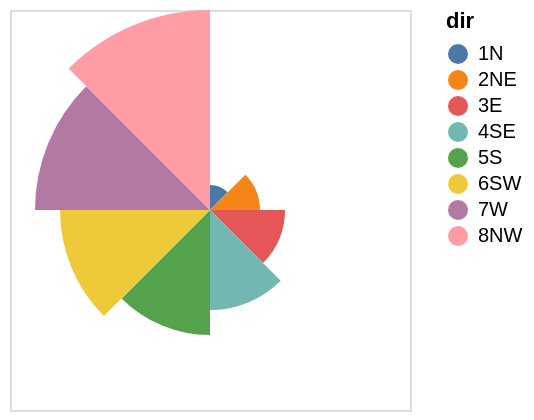

Source (Vega-Lite JSON):
### Vega specification from a JSON file in a GitHub repository (floating-point values rounded to 4 significant figures)
{"$schema": "https://vega.github.io/schema/vega/v5.json", "background": "white", "padding": 5, "width": 200, "height": 200, "style": "cell", "data": [{"name": "source_0", "values": [{"dir": "1N", "strength": 1}, {"dir": "2NE", "strength": 2}, {"dir": "3E", "strength": 3}, {"dir": "4SE", "strength": 4}, {"dir": "5S", "strength": 5}, {"dir": "6SW", "strength": 6}, {"dir": "7W", "strength": 7}, {"dir": "8NW", "strength": 8}]}, {"name": "data_0", "source": "source_0", "transform": [{"type": "filter", "expr": "isValid(datum[\"strength\"]) && isFinite(+datum[\"strength\"])"}]}], "marks": [{"name": "marks", "type": "arc", "style": ["arc"], "from": {"data": "data_0"}, "encode": {"update": {"fill": {"scale": "color", "field": "dir"}, "description": {"signal": "\"dir: \" + (isValid(datum[\"dir\"]) ? datum[\"dir\"] : \"\"+datum[\"dir\"]) + \"; strength: \" + (format(datum[\"strength\"], \"\"))"}, "x": {"signal": "width", "mult": 0.5}, "y": {"signal": "height", "mult": 0.5}, "outerRadius": {"scale": "radius", "field": "strength"}, "innerRadius": {"scale": "radius", "value": 0}, "startAngle": {"scale": "theta", "field": "dir"}, "endAngle": {"scale": "theta", "field": "dir", "offset": {"scale": "theta", "band": 1}}}}}], "scales": [{"name": "theta", "type": "band", "domain": {"data": "data_0", "field": "dir", "sort": true}, "range": [0, 6.283]}, {"name": "radius", "type": "linear", "domain": {"data": "data_0", "field": "strength"}, "range": [0, {"signal": "min(width,height)/2"}], "zero": true}, {"name": "color", "type": "ordinal", "domain": {"data": "data_0", "field": "dir", "sort": true}, "range": "category"}], "legends": [{"fill": "color", "symbolType": "circle", "title": "dir"}], "config": {"projection": {"type": "equalEarth"}}}
